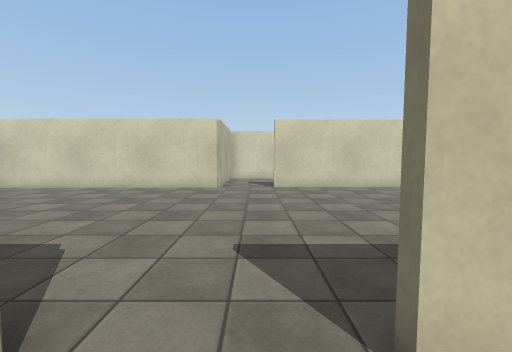
View 1 (above)

19 first-person views from a walk through a scene from a Unity 3-D project. The camera is 1.3 m above the floor, tilts 4° down and sees 90° across. The floor is counted in squares, 1 m on a side. Each view is taken from the middle of a square. On the plan, view 1 faces up. The plan holds only what a view shows up to about 13 squares ahead; the rest is blank. The place goes on beyond the plan. The player character is not drawn. Surface patterns are stand-ins for the level's own textures.

View 2
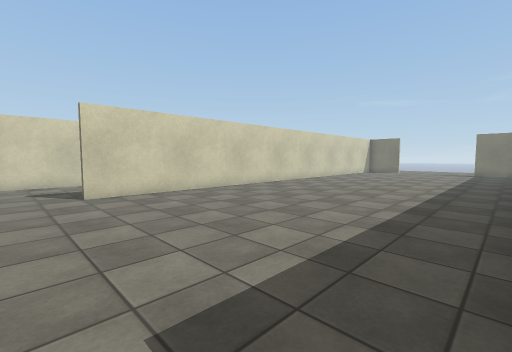

View 3
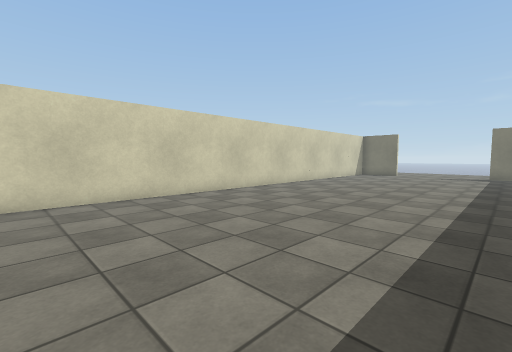

View 4
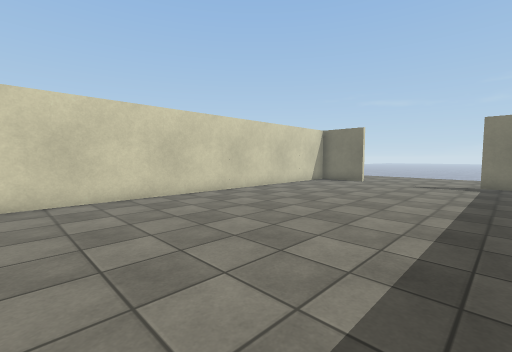

View 5
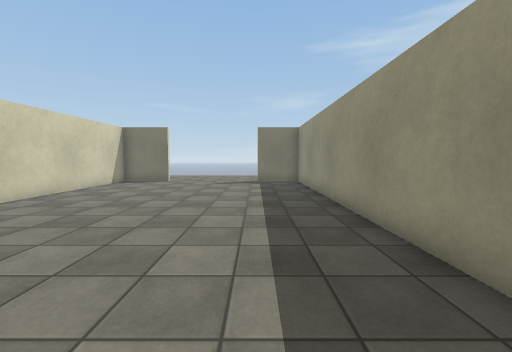

View 6
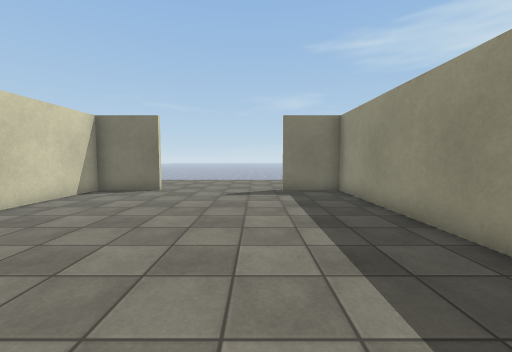

View 7
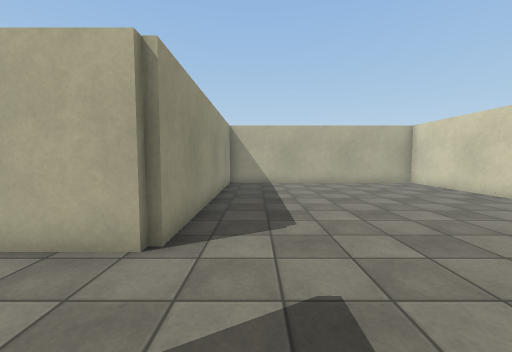

View 8
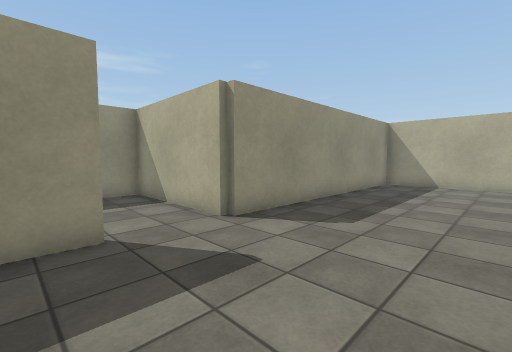

View 9
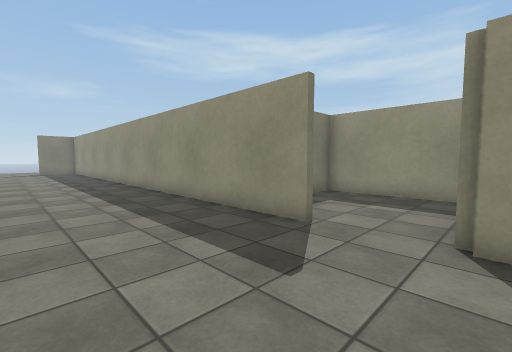

View 10
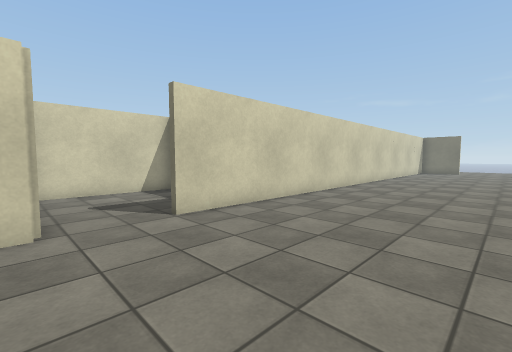

View 11
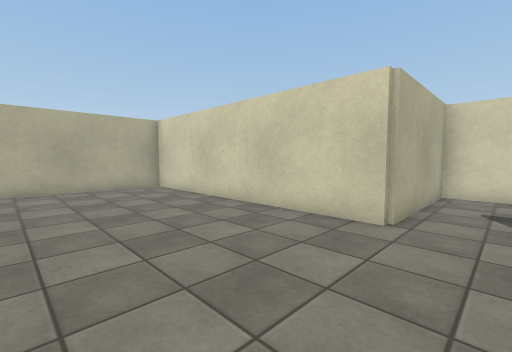

View 12
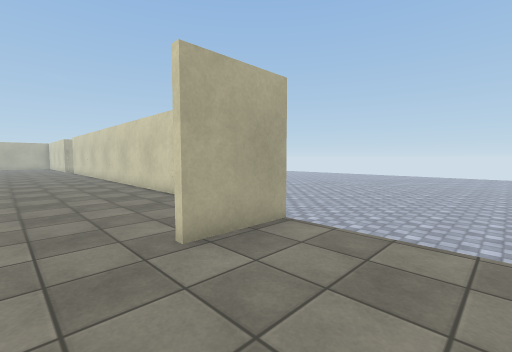

View 13
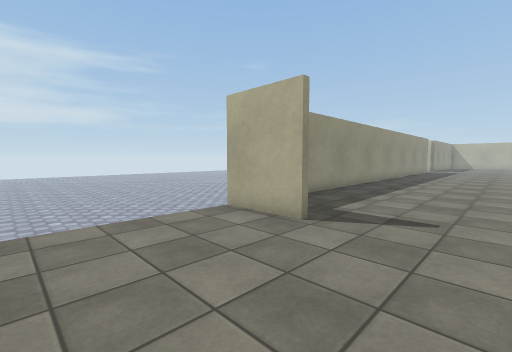

View 14
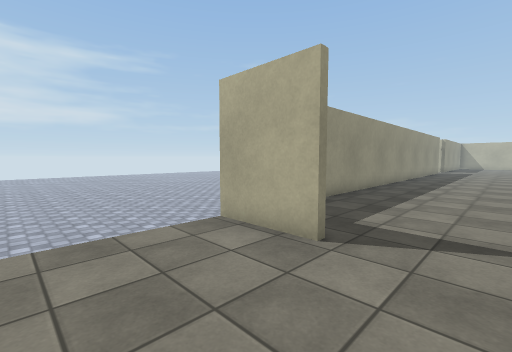

View 15
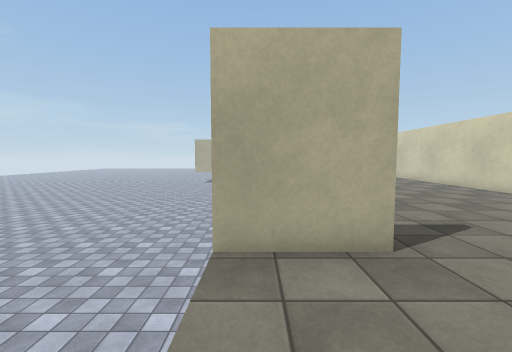

View 16
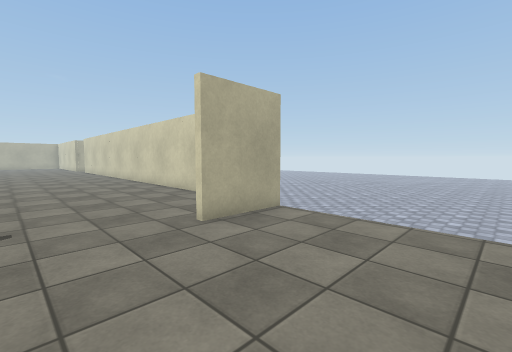

View 17
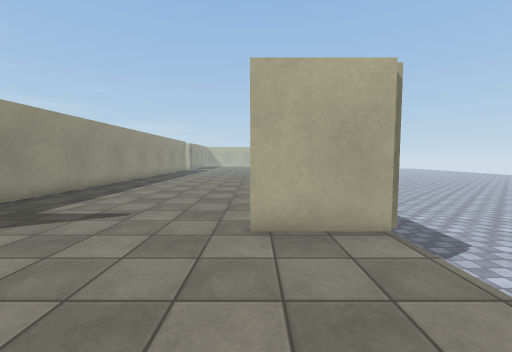

View 18
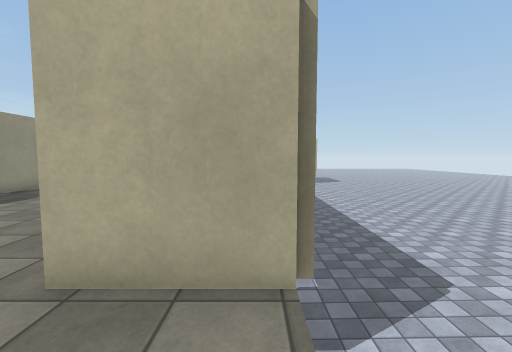

View 19
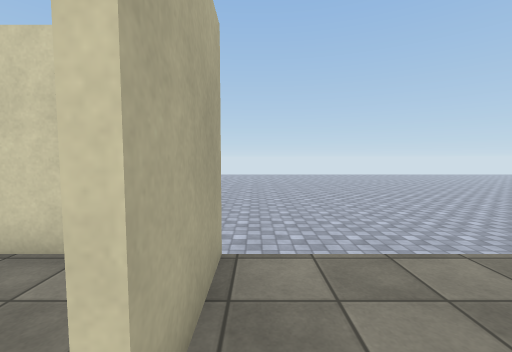

### Floor plan
Key: @ floor where view 1 was taken; # wall or solid block; . floor; v drop or lower ground.
Columns run from 12 left of view 1 to 29 right of it. Each row starts with its distance up from view 1.
 16           ######         vvvvvvvvvvvvvvvvv
 15           #....          vvvvvvvvvvvvvvvvv
 14           #....          vvvvvvvvvvvvvvvvv
 13           #....             vvvvvvvvv
 12           #..######################v
 11  ##########........................#.....
 10 #..................................#.....
  9 #..................................#.....
  8 #........................................
  7 #........................................
  6 #........................................
  5 #........................................
  4 #........................................
  3 #..................................#.....
  2 #............###...................#.....
  1  ##########... ####################vvvvvv
  0           #.@..            vvvvvvvvvv
 -1           #....           vvvvvvvvvvv
 -2           #....#          vvvvvvvvvvvvvv
 -3           #....#          vvvvvvvvvvvvvvv
 -4            ####           vvvvvvvvvvvvvvv

Positions as (right, up) in squares from view 1, and headings:
1: (0, 0), facing up
2: (-1, 2), facing up-right
3: (3, 3), facing up-right
4: (9, 3), facing up-right
5: (9, 4), facing right
6: (13, 5), facing right
7: (2, 3), facing left
8: (2, 6), facing down-left
9: (-2, 6), facing down-right
10: (-2, 6), facing up-right
11: (0, 6), facing up-left
12: (27, 7), facing up-left
13: (28, 7), facing down-left
14: (27, 6), facing down-left
15: (27, 2), facing left
16: (28, 6), facing up-left
17: (28, 9), facing left
18: (26, 11), facing left
19: (24, 8), facing up
